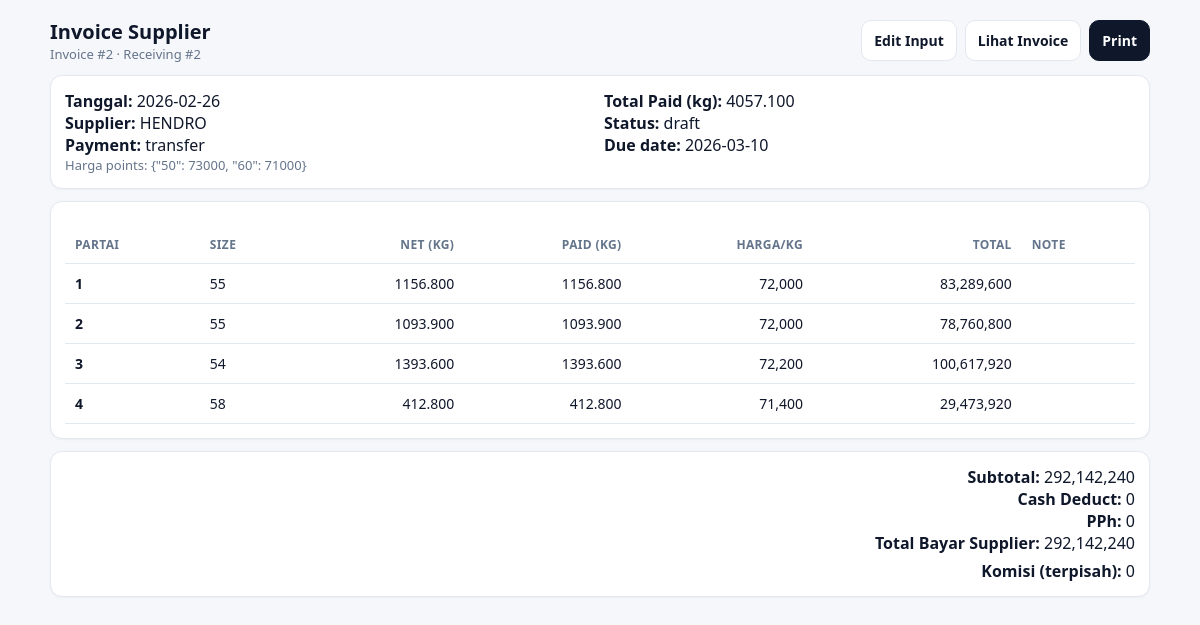
The app's page /invoice/view/2 with its own data.
### tables this page shows
CREATE TABLE invoice_header (
            id INTEGER PRIMARY KEY AUTOINCREMENT,

            receiving_id INTEGER NOT NULL UNIQUE, -- 1 receiving = 1 invoice
            tanggal TEXT NOT NULL DEFAULT (date('now','localtime')),
            supplier TEXT NOT NULL,
            price_points_json TEXT NOT NULL,
            payment_type TEXT NOT NULL
                CHECK (payment_type IN ('cash','transfer')),
            tempo_hari INTEGER DEFAULT 0,
            due_date TEXT,

            -- Cash deduct per kg (hanya berlaku kalau cash)
            cash_deduct_per_kg_rp INTEGER DEFAULT 0,
            cash_deduct_total_rp INTEGER DEFAULT 0,
            -- PPh (siap dipakai nanti, 0.25% = 25)
            pph_rate_bp INTEGER DEFAULT 0,
            pph_amount_rp INTEGER DEFAULT 0,
            -- Total Supplier
            subtotal_rp INTEGER DEFAULT 0,
            total_payable_rp INTEGER DEFAULT 0,
            total_paid_g INTEGER DEFAULT 0,
            status TEXT DEFAULT 'draft'
                CHECK (status IN ('draft','issued','paid','void')),
            created_at TEXT DEFAULT (datetime('now','localtime')),
            FOREIGN KEY(receiving_id)
                REFERENCES receiving_header(id)
                ON DELETE CASCADE
        );

CREATE TABLE invoice_line (
            id INTEGER PRIMARY KEY AUTOINCREMENT,

            invoice_id INTEGER NOT NULL,
            receiving_item_id INTEGER NOT NULL UNIQUE,

            partai_no INTEGER NOT NULL,

            -- Simpan gram supaya presisi (anti float)
            net_g INTEGER NOT NULL,
            paid_g INTEGER NOT NULL,
            round_size INTEGER,
            price_per_kg_rp INTEGER NOT NULL,
            line_total_rp INTEGER NOT NULL,
            note TEXT,

            FOREIGN KEY(invoice_id)
                REFERENCES invoice_header(id)
                ON DELETE CASCADE,

            FOREIGN KEY(receiving_item_id)
                REFERENCES receiving_item(id)
                ON DELETE CASCADE
        );

### invoice/routes.py (the view)
@invoice_bp.route("/view/<int:invoice_id>", methods=["GET"])
def invoice_view(invoice_id):
    h = repo.get_invoice_header(invoice_id)
    if not h:
        return "Invoice tidak ditemukan", 404
    lines = repo.fetch_invoice_lines(invoice_id)
    return render_template("invoice/detail.html", header=h, lines=lines)

### helpers/db.py (called while the page is built)
def get_conn():
    conn = sqlite3.connect(DB_PATH, timeout=30)
    conn.row_factory = sqlite3.Row
    conn.execute("PRAGMA foreign_keys = ON;")
    conn.execute("PRAGMA journal_mode = WAL;")
    return conn

### invoice/repository.py (called while the page is built)
def get_invoice_header(invoice_id):
    conn = get_conn()
    try:
        row = conn.execute("SELECT * FROM invoice_header WHERE id=?", (invoice_id,)).fetchone()
        return dict(row) if row else None
    finally:
        conn.close()

def fetch_invoice_lines(invoice_id):
    conn = get_conn()
    try:
        rows = conn.execute(
            "SELECT * FROM invoice_line WHERE invoice_id=? ORDER BY partai_no ASC, id ASC",
            (invoice_id,),
        ).fetchall()
        return [dict(r) for r in rows]
    finally:
        conn.close()

### templates/invoice/detail.html (shortened to what this page needs)
<!doctype html>
<html lang="id">
<head>
</head>
<body>
<div class="wrap">
  <div class="top">
    <div>
      <h2>Invoice Supplier</h2>
      <div class="muted">Invoice #{{ header.id }} · Receiving #{{ header.receiving_id }}</div>
    </div>
    <div style="display:flex;gap:8px;flex-wrap:wrap;justify-content:flex-end;">
    <a class="btn" href="{{ url_for('invoice.invoice_new', receiving_id=header.receiving_id) }}">Edit Input</a>
      <a class="btn" href="{{ url_for('invoice.invoice_view', invoice_id=header.id) }}">Lihat Invoice</a>
      <a class="btn btn-primary" href="#" onclick="window.print();return false;">Print</a>
    </div>
  </div>
  <div class="card">
    <div class="grid">
      <div>
        <div><b>Tanggal:</b> {{ header.tanggal }}</div>
        <div><b>Supplier:</b> {{ header.supplier }}</div>
        <div><b>Payment:</b> {{ header.payment_type }}</div>
        <div class="muted">Harga points: {{ header.price_points_json }}</div>
      </div>
      <div>
        <div><b>Total Paid (kg):</b> {{ "%.3f"|format((header.total_paid_g or 0)/1000) }}</div>
        <div><b>Status:</b> {{ header.status }}</div>
        {% if header.due_date %}
          <div><b>Due date:</b> {{ header.due_date }}</div>
        {% endif %}
      </div>
    </div>
  </div>
  <div class="card" style="margin-top:12px; overflow:auto;">
    <table>
      <thead>
        <tr>
          <th>Partai</th>
          <th>Size</th>
          <th class="right">Net (kg)</th>
          <th class="right">Paid (kg)</th>
          <th class="right">Harga/kg</th>
          <th class="right">Total</th>
          <th>Note</th>
        </tr>
      </thead>
      <tbody>
        {% for r in lines %}
        <tr>
          <td><b>{{ r.partai_no }}</b></td>
          <td>{{ r.round_size if r.round_size is not none else "-" }}</td>
          <td class="right">{{ "%.3f"|format((r.net_g or 0)/1000) }}</td>
          <td class="right">{{ "%.3f"|format((r.paid_g or 0)/1000) }}</td>
          <td class="right">{{ "{:,}".format(r.price_override_per_kg_rp or r.price_per_kg_rp) }}</td>
          <td class="right">{{ "{:,}".format(r.line_total_rp or 0) }}</td>
          <td>{{ r.note or "" }}</td>
        </tr>
        {% endfor %}
      </tbody>
    </table>
  </div>
  <div class="card" style="margin-top:12px;">
    <div class="right"><b>Subtotal:</b> {{ "{:,}".format(header.subtotal_rp or 0) }}</div>
    <div class="right"><b>Cash Deduct:</b> {{ "{:,}".format(header.cash_deduct_total_rp or 0) }}</div>
    <div class="right"><b>PPh:</b> {{ "{:,}".format(header.pph_amount_rp or 0) }}</div>
    <div class="right"><b>Total Bayar Supplier:</b> {{ "{:,}".format(header.total_payable_rp or 0) }}</div>
    <div class="right" style="margin-top:6px;"><b>Komisi (terpisah):</b> {{ "{:,}".format(header.komisi_total_rp or 0) }}</div>
  </div>
</div>
</body>
</html>

### templates/invoice/detail.html (style rules this page uses)
:root { --bg:#f6f7fb;--card:#fff;--text:#0f172a;--muted:#64748b;--border:#e2e8f0;--btn:#0f172a }
body { margin:0;font-family:system-ui,-apple-system,Segoe UI,Roboto,Arial;background:var(--bg);color:var(--text) }
.wrap { max-width:1100px;margin:18px auto;padding:0 14px }
.top { display:flex;justify-content:space-between;align-items:center;gap:10px;margin-bottom:12px }
h2 { margin:0;font-size:20px }
.muted { color:var(--muted);font-size:13px }
.card { background:var(--card);border:1px solid var(--border);border-radius:12px;padding:14px;box-shadow:0 1px 2px rgba(0,0,0,.04) }
.btn { display:inline-block;padding:10px 12px;border-radius:10px;border:1px solid var(--border);text-decoration:none;font-weight:700;font-size:14px;background:#fff;color:var(--text) }
.btn-primary { background:var(--btn);color:#fff;border-color:var(--btn) }
table { width:100%;border-collapse:collapse;margin-top:10px }
th,td { border-bottom:1px solid var(--border);padding:10px;text-align:left;font-size:14px;vertical-align:top }
th { font-size:12px;color:var(--muted);text-transform:uppercase;letter-spacing:.03em }
.right { text-align:right }
.grid { display:grid;grid-template-columns:1fr 1fr;gap:8px }

### records on screen
invoice_header: id "2", receiving_id "2", tanggal "2026-02-26", supplier "HENDRO", payment_type "transfer", price_points_json "{\"50\": 73000, \"60\": 71000}", (header.total_paid_gor0)/1000 "4057.100", status "draft", due_date "2026-03-10", subtotal_rp "292,142,240", cash_deduct_total_rp "0", pph_amount_rp "0", total_payable_rp "292,142,240"
invoice_line: partai_no "1", round_size "55", (r.net_gor0)/1000 "1156.800", (r.paid_gor0)/1000 "1156.800", price_per_kg_rp "72,000", line_total_rp "83,289,600"
invoice_line: partai_no "2", round_size "55", (r.net_gor0)/1000 "1093.900", (r.paid_gor0)/1000 "1093.900", price_per_kg_rp "72,000", line_total_rp "78,760,800"
invoice_line: partai_no "3", round_size "54", (r.net_gor0)/1000 "1393.600", (r.paid_gor0)/1000 "1393.600", price_per_kg_rp "72,200", line_total_rp "100,617,920"
invoice_line: partai_no "4", round_size "58", (r.net_gor0)/1000 "412.800", (r.paid_gor0)/1000 "412.800", price_per_kg_rp "71,400", line_total_rp "29,473,920"

### other values on screen
{{ "{:,}".format(header.komisi_total_rp or 0) }} "0"
